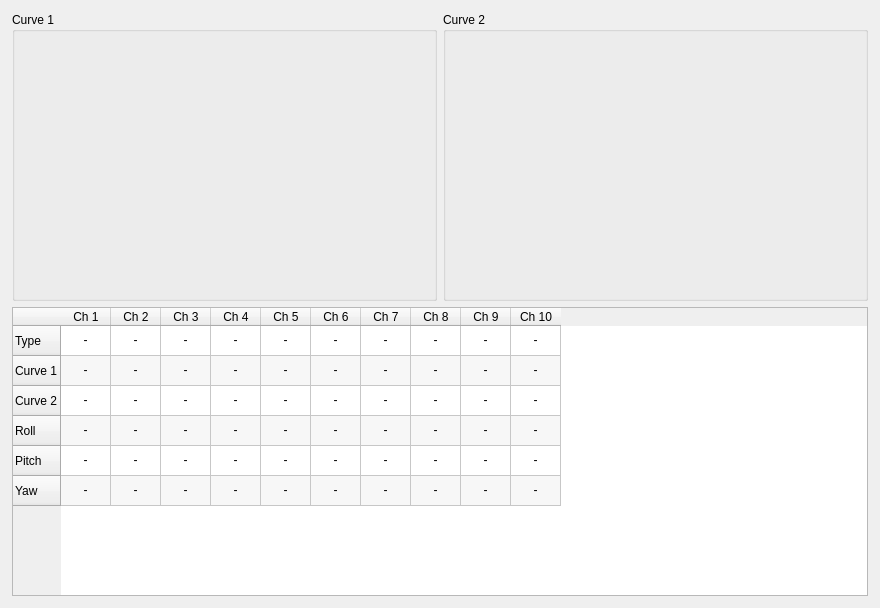
<?xml version="1.0" encoding="UTF-8"?>
<ui version="4.0">
 <class>CustomConfigWidget</class>
 <widget class="QWidget" name="CustomConfigWidget">
  <property name="geometry">
   <rect>
    <x>0</x>
    <y>0</y>
    <width>880</width>
    <height>608</height>
   </rect>
  </property>
  <property name="windowTitle">
   <string>Form</string>
  </property>
  <layout class="QVBoxLayout" name="verticalLayout_10">
   <property name="margin">
    <number>12</number>
   </property>
   <item>
    <layout class="QGridLayout" name="gridLayout">
     <item row="0" column="0">
      <layout class="QHBoxLayout" name="horizontalLayout_14">
       <item>
        <widget class="QGroupBox" name="groupBox_4">
         <property name="sizePolicy">
          <sizepolicy hsizetype="Preferred" vsizetype="Preferred">
           <horstretch>0</horstretch>
           <verstretch>0</verstretch>
          </sizepolicy>
         </property>
         <property name="title">
          <string>Curve 1</string>
         </property>
         <layout class="QVBoxLayout" name="verticalLayout_7">
          <item>
           <widget class="MixerCurve" name="customThrottle1Curve" native="true">
            <property name="sizePolicy">
             <sizepolicy hsizetype="MinimumExpanding" vsizetype="MinimumExpanding">
              <horstretch>1</horstretch>
              <verstretch>1</verstretch>
             </sizepolicy>
            </property>
            <property name="minimumSize">
             <size>
              <width>50</width>
              <height>50</height>
             </size>
            </property>
            <property name="maximumSize">
             <size>
              <width>1000</width>
              <height>1000</height>
             </size>
            </property>
            <property name="sizeIncrement">
             <size>
              <width>10</width>
              <height>10</height>
             </size>
            </property>
            <property name="baseSize">
             <size>
              <width>300</width>
              <height>350</height>
             </size>
            </property>
           </widget>
          </item>
         </layout>
        </widget>
       </item>
       <item>
        <widget class="QGroupBox" name="groupBox_5">
         <property name="title">
          <string>Curve 2</string>
         </property>
         <layout class="QVBoxLayout" name="verticalLayout_17">
          <item>
           <widget class="MixerCurve" name="customThrottle2Curve" native="true">
            <property name="sizePolicy">
             <sizepolicy hsizetype="MinimumExpanding" vsizetype="MinimumExpanding">
              <horstretch>1</horstretch>
              <verstretch>1</verstretch>
             </sizepolicy>
            </property>
            <property name="minimumSize">
             <size>
              <width>50</width>
              <height>50</height>
             </size>
            </property>
            <property name="maximumSize">
             <size>
              <width>1000</width>
              <height>1000</height>
             </size>
            </property>
            <property name="sizeIncrement">
             <size>
              <width>10</width>
              <height>10</height>
             </size>
            </property>
            <property name="baseSize">
             <size>
              <width>300</width>
              <height>350</height>
             </size>
            </property>
           </widget>
          </item>
         </layout>
        </widget>
       </item>
      </layout>
     </item>
     <item row="1" column="0">
      <widget class="QTableWidget" name="customMixerTable">
       <property name="sizePolicy">
        <sizepolicy hsizetype="MinimumExpanding" vsizetype="MinimumExpanding">
         <horstretch>0</horstretch>
         <verstretch>0</verstretch>
        </sizepolicy>
       </property>
       <property name="alternatingRowColors">
        <bool>true</bool>
       </property>
       <attribute name="horizontalHeaderDefaultSectionSize">
        <number>50</number>
       </attribute>
       <attribute name="horizontalHeaderStretchLastSection">
        <bool>false</bool>
       </attribute>
       <row>
        <property name="text">
         <string>Type</string>
        </property>
       </row>
       <row>
        <property name="text">
         <string>Curve 1</string>
        </property>
       </row>
       <row>
        <property name="text">
         <string>Curve 2</string>
        </property>
       </row>
       <row>
        <property name="text">
         <string>Roll</string>
        </property>
       </row>
       <row>
        <property name="text">
         <string>Pitch</string>
        </property>
       </row>
       <row>
        <property name="text">
         <string>Yaw</string>
        </property>
       </row>
       <column>
        <property name="text">
         <string>Ch 1</string>
        </property>
       </column>
       <column>
        <property name="text">
         <string>Ch 2</string>
        </property>
       </column>
       <column>
        <property name="text">
         <string>Ch 3</string>
        </property>
       </column>
       <column>
        <property name="text">
         <string>Ch 4</string>
        </property>
       </column>
       <column>
        <property name="text">
         <string>Ch 5</string>
        </property>
       </column>
       <column>
        <property name="text">
         <string>Ch 6</string>
        </property>
       </column>
       <column>
        <property name="text">
         <string>Ch 7</string>
        </property>
       </column>
       <column>
        <property name="text">
         <string>Ch 8</string>
        </property>
       </column>
       <column>
        <property name="text">
         <string>Ch 9</string>
        </property>
       </column>
       <column>
        <property name="text">
         <string>Ch 10</string>
        </property>
       </column>
       <item row="0" column="0">
        <property name="text">
         <string>-</string>
        </property>
        <property name="textAlignment">
         <set>AlignHCenter|AlignVCenter|AlignCenter</set>
        </property>
       </item>
       <item row="0" column="1">
        <property name="text">
         <string>-</string>
        </property>
        <property name="textAlignment">
         <set>AlignHCenter|AlignVCenter|AlignCenter</set>
        </property>
       </item>
       <item row="0" column="2">
        <property name="text">
         <string>-</string>
        </property>
        <property name="textAlignment">
         <set>AlignHCenter|AlignVCenter|AlignCenter</set>
        </property>
       </item>
       <item row="0" column="3">
        <property name="text">
         <string>-</string>
        </property>
        <property name="textAlignment">
         <set>AlignHCenter|AlignVCenter|AlignCenter</set>
        </property>
       </item>
       <item row="0" column="4">
        <property name="text">
         <string>-</string>
        </property>
        <property name="textAlignment">
         <set>AlignHCenter|AlignVCenter|AlignCenter</set>
        </property>
       </item>
       <item row="0" column="5">
        <property name="text">
         <string>-</string>
        </property>
        <property name="textAlignment">
         <set>AlignHCenter|AlignVCenter|AlignCenter</set>
        </property>
       </item>
       <item row="0" column="6">
        <property name="text">
         <string>-</string>
        </property>
        <property name="textAlignment">
         <set>AlignHCenter|AlignVCenter|AlignCenter</set>
        </property>
       </item>
       <item row="0" column="7">
        <property name="text">
         <string>-</string>
        </property>
        <property name="textAlignment">
         <set>AlignHCenter|AlignVCenter|AlignCenter</set>
        </property>
       </item>
       <item row="0" column="8">
        <property name="text">
         <string>-</string>
        </property>
        <property name="textAlignment">
         <set>AlignHCenter|AlignVCenter|AlignCenter</set>
        </property>
       </item>
       <item row="0" column="9">
        <property name="text">
         <string>-</string>
        </property>
        <property name="textAlignment">
         <set>AlignHCenter|AlignVCenter|AlignCenter</set>
        </property>
       </item>
       <item row="1" column="0">
        <property name="text">
         <string>-</string>
        </property>
        <property name="textAlignment">
         <set>AlignHCenter|AlignVCenter|AlignCenter</set>
        </property>
       </item>
       <item row="1" column="1">
        <property name="text">
         <string>-</string>
        </property>
        <property name="textAlignment">
         <set>AlignHCenter|AlignVCenter|AlignCenter</set>
        </property>
       </item>
       <item row="1" column="2">
        <property name="text">
         <string>-</string>
        </property>
        <property name="textAlignment">
         <set>AlignHCenter|AlignVCenter|AlignCenter</set>
        </property>
       </item>
       <item row="1" column="3">
        <property name="text">
         <string>-</string>
        </property>
        <property name="textAlignment">
         <set>AlignHCenter|AlignVCenter|AlignCenter</set>
        </property>
       </item>
       <item row="1" column="4">
        <property name="text">
         <string>-</string>
        </property>
        <property name="textAlignment">
         <set>AlignHCenter|AlignVCenter|AlignCenter</set>
        </property>
       </item>
       <item row="1" column="5">
        <property name="text">
         <string>-</string>
        </property>
        <property name="textAlignment">
         <set>AlignHCenter|AlignVCenter|AlignCenter</set>
        </property>
       </item>
       <item row="1" column="6">
        <property name="text">
         <string>-</string>
        </property>
        <property name="textAlignment">
         <set>AlignHCenter|AlignVCenter|AlignCenter</set>
        </property>
       </item>
       <item row="1" column="7">
        <property name="text">
         <string>-</string>
        </property>
        <property name="textAlignment">
         <set>AlignHCenter|AlignVCenter|AlignCenter</set>
        </property>
       </item>
       <item row="1" column="8">
        <property name="text">
         <string>-</string>
        </property>
        <property name="textAlignment">
         <set>AlignHCenter|AlignVCenter|AlignCenter</set>
        </property>
       </item>
       <item row="1" column="9">
        <property name="text">
         <string>-</string>
        </property>
        <property name="textAlignment">
         <set>AlignHCenter|AlignVCenter|AlignCenter</set>
        </property>
       </item>
       <item row="2" column="0">
        <property name="text">
         <string>-</string>
        </property>
        <property name="textAlignment">
         <set>AlignHCenter|AlignVCenter|AlignCenter</set>
        </property>
       </item>
       <item row="2" column="1">
        <property name="text">
         <string>-</string>
        </property>
        <property name="textAlignment">
         <set>AlignHCenter|AlignVCenter|AlignCenter</set>
        </property>
       </item>
       <item row="2" column="2">
        <property name="text">
         <string>-</string>
        </property>
        <property name="textAlignment">
         <set>AlignHCenter|AlignVCenter|AlignCenter</set>
        </property>
       </item>
       <item row="2" column="3">
        <property name="text">
         <string>-</string>
        </property>
        <property name="textAlignment">
         <set>AlignHCenter|AlignVCenter|AlignCenter</set>
        </property>
       </item>
       <item row="2" column="4">
        <property name="text">
         <string>-</string>
        </property>
        <property name="textAlignment">
         <set>AlignHCenter|AlignVCenter|AlignCenter</set>
        </property>
       </item>
       <item row="2" column="5">
        <property name="text">
         <string>-</string>
        </property>
        <property name="textAlignment">
         <set>AlignHCenter|AlignVCenter|AlignCenter</set>
        </property>
       </item>
       <item row="2" column="6">
        <property name="text">
         <string>-</string>
        </property>
        <property name="textAlignment">
         <set>AlignHCenter|AlignVCenter|AlignCenter</set>
        </property>
       </item>
       <item row="2" column="7">
        <property name="text">
         <string>-</string>
        </property>
        <property name="textAlignment">
         <set>AlignHCenter|AlignVCenter|AlignCenter</set>
        </property>
       </item>
       <item row="2" column="8">
        <property name="text">
         <string>-</string>
        </property>
        <property name="textAlignment">
         <set>AlignHCenter|AlignVCenter|AlignCenter</set>
        </property>
       </item>
       <item row="2" column="9">
        <property name="text">
         <string>-</string>
        </property>
        <property name="textAlignment">
         <set>AlignHCenter|AlignVCenter|AlignCenter</set>
        </property>
       </item>
       <item row="3" column="0">
        <property name="text">
         <string>-</string>
        </property>
        <property name="textAlignment">
         <set>AlignHCenter|AlignVCenter|AlignCenter</set>
        </property>
       </item>
       <item row="3" column="1">
        <property name="text">
         <string>-</string>
        </property>
        <property name="textAlignment">
         <set>AlignHCenter|AlignVCenter|AlignCenter</set>
        </property>
       </item>
       <item row="3" column="2">
        <property name="text">
         <string>-</string>
        </property>
        <property name="textAlignment">
         <set>AlignHCenter|AlignVCenter|AlignCenter</set>
        </property>
       </item>
       <item row="3" column="3">
        <property name="text">
         <string>-</string>
        </property>
        <property name="textAlignment">
         <set>AlignHCenter|AlignVCenter|AlignCenter</set>
        </property>
       </item>
       <item row="3" column="4">
        <property name="text">
         <string>-</string>
        </property>
        <property name="textAlignment">
         <set>AlignHCenter|AlignVCenter|AlignCenter</set>
        </property>
       </item>
       <item row="3" column="5">
        <property name="text">
         <string>-</string>
        </property>
        <property name="textAlignment">
         <set>AlignHCenter|AlignVCenter|AlignCenter</set>
        </property>
       </item>
       <item row="3" column="6">
        <property name="text">
         <string>-</string>
        </property>
        <property name="textAlignment">
         <set>AlignHCenter|AlignVCenter|AlignCenter</set>
        </property>
       </item>
       <item row="3" column="7">
        <property name="text">
         <string>-</string>
        </property>
        <property name="textAlignment">
         <set>AlignHCenter|AlignVCenter|AlignCenter</set>
        </property>
       </item>
       <item row="3" column="8">
        <property name="text">
         <string>-</string>
        </property>
        <property name="textAlignment">
         <set>AlignHCenter|AlignVCenter|AlignCenter</set>
        </property>
       </item>
       <item row="3" column="9">
        <property name="text">
         <string>-</string>
        </property>
        <property name="textAlignment">
         <set>AlignHCenter|AlignVCenter|AlignCenter</set>
        </property>
       </item>
       <item row="4" column="0">
        <property name="text">
         <string>-</string>
        </property>
        <property name="textAlignment">
         <set>AlignHCenter|AlignVCenter|AlignCenter</set>
        </property>
       </item>
       <item row="4" column="1">
        <property name="text">
         <string>-</string>
        </property>
        <property name="textAlignment">
         <set>AlignHCenter|AlignVCenter|AlignCenter</set>
        </property>
       </item>
       <item row="4" column="2">
        <property name="text">
         <string>-</string>
        </property>
        <property name="textAlignment">
         <set>AlignHCenter|AlignVCenter|AlignCenter</set>
        </property>
       </item>
       <item row="4" column="3">
        <property name="text">
         <string>-</string>
        </property>
        <property name="textAlignment">
         <set>AlignHCenter|AlignVCenter|AlignCenter</set>
        </property>
       </item>
       <item row="4" column="4">
        <property name="text">
         <string>-</string>
        </property>
        <property name="textAlignment">
         <set>AlignHCenter|AlignVCenter|AlignCenter</set>
        </property>
       </item>
       <item row="4" column="5">
        <property name="text">
         <string>-</string>
        </property>
        <property name="textAlignment">
         <set>AlignHCenter|AlignVCenter|AlignCenter</set>
        </property>
       </item>
       <item row="4" column="6">
        <property name="text">
         <string>-</string>
        </property>
        <property name="textAlignment">
         <set>AlignHCenter|AlignVCenter|AlignCenter</set>
        </property>
       </item>
       <item row="4" column="7">
        <property name="text">
         <string>-</string>
        </property>
        <property name="textAlignment">
         <set>AlignHCenter|AlignVCenter|AlignCenter</set>
        </property>
       </item>
       <item row="4" column="8">
        <property name="text">
         <string>-</string>
        </property>
        <property name="textAlignment">
         <set>AlignHCenter|AlignVCenter|AlignCenter</set>
        </property>
       </item>
       <item row="4" column="9">
        <property name="text">
         <string>-</string>
        </property>
        <property name="textAlignment">
         <set>AlignHCenter|AlignVCenter|AlignCenter</set>
        </property>
       </item>
       <item row="5" column="0">
        <property name="text">
         <string>-</string>
        </property>
        <property name="textAlignment">
         <set>AlignHCenter|AlignVCenter|AlignCenter</set>
        </property>
       </item>
       <item row="5" column="1">
        <property name="text">
         <string>-</string>
        </property>
        <property name="textAlignment">
         <set>AlignHCenter|AlignVCenter|AlignCenter</set>
        </property>
       </item>
       <item row="5" column="2">
        <property name="text">
         <string>-</string>
        </property>
        <property name="textAlignment">
         <set>AlignHCenter|AlignVCenter|AlignCenter</set>
        </property>
       </item>
       <item row="5" column="3">
        <property name="text">
         <string>-</string>
        </property>
        <property name="textAlignment">
         <set>AlignHCenter|AlignVCenter|AlignCenter</set>
        </property>
       </item>
       <item row="5" column="4">
        <property name="text">
         <string>-</string>
        </property>
        <property name="textAlignment">
         <set>AlignHCenter|AlignVCenter|AlignCenter</set>
        </property>
       </item>
       <item row="5" column="5">
        <property name="text">
         <string>-</string>
        </property>
        <property name="textAlignment">
         <set>AlignHCenter|AlignVCenter|AlignCenter</set>
        </property>
       </item>
       <item row="5" column="6">
        <property name="text">
         <string>-</string>
        </property>
        <property name="textAlignment">
         <set>AlignHCenter|AlignVCenter|AlignCenter</set>
        </property>
       </item>
       <item row="5" column="7">
        <property name="text">
         <string>-</string>
        </property>
        <property name="textAlignment">
         <set>AlignHCenter|AlignVCenter|AlignCenter</set>
        </property>
       </item>
       <item row="5" column="8">
        <property name="text">
         <string>-</string>
        </property>
        <property name="textAlignment">
         <set>AlignHCenter|AlignVCenter|AlignCenter</set>
        </property>
       </item>
       <item row="5" column="9">
        <property name="text">
         <string>-</string>
        </property>
        <property name="textAlignment">
         <set>AlignHCenter|AlignVCenter|AlignCenter</set>
        </property>
       </item>
      </widget>
     </item>
    </layout>
   </item>
  </layout>
 </widget>
 <customwidgets>
  <customwidget>
   <class>MixerCurve</class>
   <extends>QWidget</extends>
   <header location="global">mixercurve.h</header>
   <container>1</container>
  </customwidget>
 </customwidgets>
 <resources>
  <include location="../coreplugin/core.qrc"/>
 </resources>
 <connections/>
</ui>
